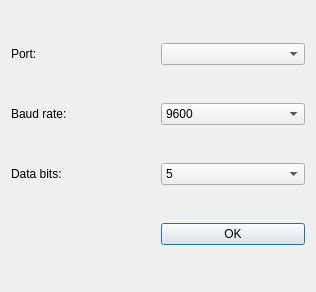
<?xml version="1.0" encoding="UTF-8"?>
<ui version="4.0">
 <class>Dialog</class>
 <widget class="QDialog" name="Dialog">
  <property name="geometry">
   <rect>
    <x>0</x>
    <y>0</y>
    <width>316</width>
    <height>292</height>
   </rect>
  </property>
  <property name="windowTitle">
   <string>Dialog</string>
  </property>
  <layout class="QGridLayout" name="gridLayout">
   <item row="0" column="1">
    <widget class="QComboBox" name="comboBox"/>
   </item>
   <item row="2" column="1">
    <widget class="QComboBox" name="comboBox_3">
     <item>
      <property name="text">
       <string>5</string>
      </property>
     </item>
     <item>
      <property name="text">
       <string>6</string>
      </property>
     </item>
     <item>
      <property name="text">
       <string>7</string>
      </property>
     </item>
     <item>
      <property name="text">
       <string>8</string>
      </property>
     </item>
    </widget>
   </item>
   <item row="1" column="1">
    <widget class="QComboBox" name="comboBox_2">
     <item>
      <property name="text">
       <string>9600</string>
      </property>
     </item>
     <item>
      <property name="text">
       <string>19200</string>
      </property>
     </item>
     <item>
      <property name="text">
       <string>57600</string>
      </property>
     </item>
     <item>
      <property name="text">
       <string>115200</string>
      </property>
     </item>
    </widget>
   </item>
   <item row="0" column="0">
    <widget class="QLabel" name="label">
     <property name="text">
      <string>Port:</string>
     </property>
    </widget>
   </item>
   <item row="1" column="0">
    <widget class="QLabel" name="label_2">
     <property name="text">
      <string>Baud rate: </string>
     </property>
    </widget>
   </item>
   <item row="2" column="0">
    <widget class="QLabel" name="label_3">
     <property name="text">
      <string>Data bits: </string>
     </property>
    </widget>
   </item>
   <item row="4" column="1">
    <widget class="QPushButton" name="pushButton">
     <property name="text">
      <string>OK</string>
     </property>
    </widget>
   </item>
  </layout>
 </widget>
 <resources/>
 <connections/>
</ui>
